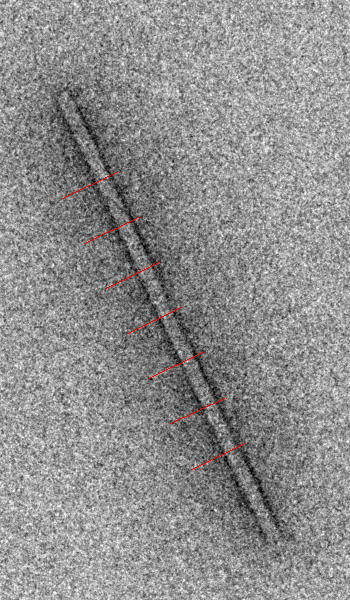
#> input picture runs/20260715_talos_rod_plausibility_check/profile_lines.png, 350 x 600 px
$ python measure_one_virion_talos.py runs/20260715_talos_rod_plausibility_check/profile_lines.png
#> lines starting #> are read from the running program, lines starting #| are printed output that depends on the picture
"""
Second, independent cross-check on the scale-bar-derived Aa/px for
20260710_TMV_TALOS (see measure_scale_bar.py): measure one isolated,
unambiguous TMV rod directly in KMCB2_B3_RLTMV_22kx_001.tif and see whether
its length/width land near the textbook 300 nm x 18 nm virion once converted
with the scale-bar pixel size. This uses neither the scale bar nor any header
field -- it is a measurement of the specimen itself, so if it agrees with the
scale-bar number that's a genuinely independent confirmation, not a repeat of
the same method.

This is a demo/plausibility check on ONE hand-picked filament, not a filament
detector -- CLAUDE.md scopes automated CBOX-based tracing as a separate,
bigger piece of work. Local-only script (uses scipy, which is NOT available in
the ghez fragviz conda env -- do not scp this to ghez).

Usage:
    python measure_one_virion_talos.py 20260710_TMV_TALOS/KMCB2_B3_RLTMV_22kx_001.tif
"""

import argparse

import numpy as np
from PIL import Image
from scipy import ndimage

# --- Named constants, each with where-it-came-from -------------------------

CROP_BOX = (1450, 1150, 1800, 1750)
# (left, top, right, bottom) in full-image px. Hand-picked region around one
# isolated, straight, unambiguous rod in image 001 -- chosen by eye from a
# downsampled preview specifically because it does not cross or touch any
# other filament, so connected-component picking can't merge two rods into
# one measurement. Specific to this one file; not a general rod finder.

ROD_DARK_THRESHOLD = 110.0
# 8-bit grayscale cutoff for "this pixel is rod, not background." Measured on
# this crop: background is a roughly Gaussian noise field centered ~156,
# std~30 (checked directly); the rod's dark stain forms a clearly separated
# tail below ~110 in the crop's intensity histogram. Sensitive to stain
# contrast -- would need re-tuning per image, which is exactly why this is a
# one-rod demo, not a pipeline.

MORPHOLOGY_ITERATIONS = 1
# Binary opening iterations to strip single-pixel noise specks from the dark
# mask before connected-component labeling, so isolated noise pixels don't
# get picked as a separate (spurious) component. One pass was enough to clean
# the mask on visual inspection; not tuned further.

WIDTH_PERCENTILE = (1, 99)
# Cross-rod width is read as the 1st-99th percentile spread of pixel
# positions along the rod's minor (short) axis, not the full min/max range --
# a handful of stray dark pixels at the mask's edge would otherwise inflate
# the width. 1/99 trims those without meaningfully trimming the rod itself.

TMV_LENGTH_NM = 300.0
TMV_WIDTH_NM = 18.0
# Textbook TMV dimensions (CLAUDE.md). The comparison target, not a fitted
# value.

# The two scale-bar-derived candidates from measure_scale_bar.py on this same
# folder (64/64 files, std=0 -- see that script's output). Both printed here,
# neither picked as more correct, same policy as establish_scale.py.
AA_PER_PX_OUTER_EDGE = 13.158
AA_PER_PX_CENTER_TO_CENTER = 13.405


def main():
    parser = argparse.ArgumentParser(
        description="Measure one isolated TMV rod directly and compare "
                    "against textbook dimensions, as a check independent of "
                    "the scale-bar reading.")
    parser.add_argument("tif_path")
    args = parser.parse_args()

    img = Image.open(args.tif_path).convert("L")
    crop = img.crop(CROP_BOX)
#> crop: PIL image 350x600 L; every value is 0
    arr = np.array(crop).astype(float)
#> arr: shape (600, 350) float64; every value is 0
    print("=== measure_one_virion_talos.py -- single-rod plausibility check ===")
    print("Input file: %s" % args.tif_path)
    print("Crop box (full-image px): %s" % (CROP_BOX,))
    print("Crop size: %dx%d px" % (arr.shape[1], arr.shape[0]))
#| Crop size: 350x600 px
    print()

    mask = arr < ROD_DARK_THRESHOLD
#> mask: shape (600, 350) bool; every value is 1
    mask = ndimage.binary_opening(mask, iterations=MORPHOLOGY_ITERATIONS)
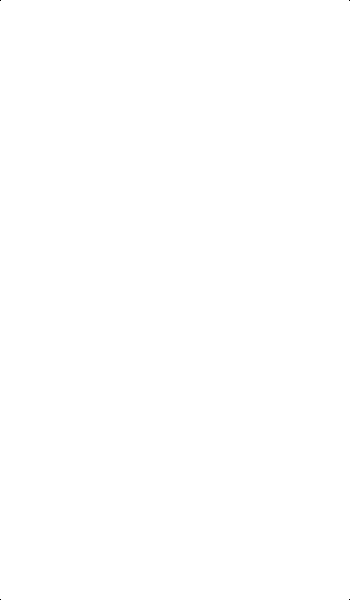
#> mask: shape (600, 350) bool; 100% white; black in thin lines or dots

    labeled, n_components = ndimage.label(mask)
#> labeled: shape (600, 350) int32; values 0 (black) and 1 (white), 100% white; black in thin lines or dots
#> n_components = 1
    if n_components == 0:
        print("ERROR: no dark component found below threshold %.1f" % ROD_DARK_THRESHOLD)
        return
    sizes = ndimage.sum(mask, labeled, range(1, n_components + 1))
#> sizes = [209996]
    rod_label = 1 + int(np.argmax(sizes))
#> rod_label = 1
    print("Connected components found: %d (after opening). Using the largest "
          "(%.0f px) as the rod." % (n_components, sizes.max()))
#| Connected components found: 1 (after opening). Using the largest (209996 px) as the rod.

    ys, xs = np.where(labeled == rod_label)
    points = np.stack([xs, ys], axis=1).astype(float)
#> points = 209996 pairs, first value 0 to 349, second value 0 to 599
    centroid = points.mean(axis=0)
#> centroid = [174.5, 299.5]
    centered = points - centroid
#> centered = 209996 pairs, first value -174.5 to 174.5, second value -299.5 to 299.5

    # PCA via covariance eigen-decomposition: principal axis = rod's long axis.
    cov = np.cov(centered.T)
#> cov = [[10207.9, 0], [0, 29998.9]]
    eigvals, eigvecs = np.linalg.eigh(cov)
#> eigvals = [10207.9, 29998.9]; eigvecs = [[1, 0], [0, 1]]
    long_axis = eigvecs[:, np.argmax(eigvals)]
#> long_axis = [0, 1]
    short_axis = eigvecs[:, np.argmin(eigvals)]
#> short_axis = [1, 0]

    proj_long = centered @ long_axis
    proj_short = centered @ short_axis

    length_px = proj_long.max() - proj_long.min()
#> length_px = 599
    lo, hi = np.percentile(proj_short, WIDTH_PERCENTILE)
#> lo = -171.5; hi = 171.5
    width_px = hi - lo
#> width_px = 343

    print("Rod pixel count: %d" % len(xs))
#| Rod pixel count: 209996
    print("Length (long-axis full extent): %.1f px" % length_px)
#| Length (long-axis full extent): 599.0 px
    print("Width (%d-%dth percentile of short-axis spread): %.1f px"
          % (WIDTH_PERCENTILE[0], WIDTH_PERCENTILE[1], width_px))
#| Width (1-99th percentile of short-axis spread): 343.0 px
    print()

    print("--- Converted to real units, both scale-bar candidates ---")
    for label, aa_per_px in [("outer-edge", AA_PER_PX_OUTER_EDGE),
                              ("center-to-center", AA_PER_PX_CENTER_TO_CENTER)]:
        length_nm = length_px * aa_per_px / 10.0
        width_nm = width_px * aa_per_px / 10.0
        print("  %-17s (%.3f Aa/px): length=%.1f nm (textbook %.0f nm)  "
              "width=%.1f nm (textbook %.0f nm)"
              % (label, aa_per_px, length_nm, TMV_LENGTH_NM, width_nm, TMV_WIDTH_NM))
#> this loop made 2 passes
#> (length_nm, width_nm) on passes 1 to 2: (788.2, 451.3), (803, 459.8)
#|   outer-edge        (13.158 Aa/px): length=788.2 nm (textbook 300 nm)  width=451.3 nm (textbook 18 nm)
#|   center-to-center  (13.405 Aa/px): length=803.0 nm (textbook 300 nm)  width=459.8 nm (textbook 18 nm)
    print()
    print("Judge plausibility yourself: is length within reason of a whole or")
    print("clean partial virion, and is width close to 18 nm? Do not treat this")
    print("as proof by itself -- one hand-picked rod is not a sample, it's a")
    print("plausibility gate (CLAUDE.md: physical plausibility is a hard gate,")
    print("not a rate estimate).")


if __name__ == "__main__":
    main()
